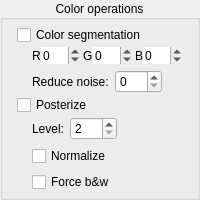
                   <widget class="QGroupBox" name="colorOperationsOptions">
                    <property name="styleSheet">
                     <string notr="true"/>
                    </property>
                    <property name="title">
                     <string>Color operations</string>
                    </property>
                    <property name="alignment">
                     <set>Qt::AlignCenter</set>
                    </property>
                    <layout class="QHBoxLayout" name="horizontalLayout_28">
                     <property name="leftMargin">
                      <number>0</number>
                     </property>
                     <property name="topMargin">
                      <number>0</number>
                     </property>
                     <property name="rightMargin">
                      <number>0</number>
                     </property>
                     <property name="bottomMargin">
                      <number>0</number>
                     </property>
                     <item>
                      <spacer name="horizontalSpacer_60">
                       <property name="orientation">
                        <enum>Qt::Horizontal</enum>
                       </property>
                       <property name="sizeHint" stdset="0">
                        <size>
                         <width>1</width>
                         <height>1</height>
                        </size>
                       </property>
                      </spacer>
                     </item>
                     <item>
                      <layout class="QVBoxLayout" name="verticalLayout_31">
                       <property name="spacing">
                        <number>2</number>
                       </property>
                       <property name="leftMargin">
                        <number>5</number>
                       </property>
                       <property name="topMargin">
                        <number>5</number>
                       </property>
                       <property name="rightMargin">
                        <number>5</number>
                       </property>
                       <property name="bottomMargin">
                        <number>5</number>
                       </property>
                       <item>
                        <widget class="QCheckBox" name="colorSegmentationCB">
                         <property name="toolTip">
                          <string>Split the image into color segments and colorize b&amp;w mask.</string>
                         </property>
                         <property name="statusTip">
                          <string/>
                         </property>
                         <property name="text">
                          <string>Color segmentation</string>
                         </property>
                        </widget>
                       </item>
                       <item>
                        <widget class="QWidget" name="segmenterOptionsWidget" native="true">
                         <layout class="QVBoxLayout" name="verticalLayout_32">
                          <property name="leftMargin">
                           <number>0</number>
                          </property>
                          <property name="topMargin">
                           <number>0</number>
                          </property>
                          <property name="rightMargin">
                           <number>0</number>
                          </property>
                          <property name="bottomMargin">
                           <number>0</number>
                          </property>
                          <item>
                           <layout class="QHBoxLayout" name="horizontalLayout_29">
                            <property name="spacing">
                             <number>0</number>
                            </property>
                            <item>
                             <spacer name="horizontalSpacer_61">
                              <property name="orientation">
                               <enum>Qt::Horizontal</enum>
                              </property>
                              <property name="sizeType">
                               <enum>QSizePolicy::Minimum</enum>
                              </property>
                              <property name="sizeHint" stdset="0">
                               <size>
                                <width>15</width>
                                <height>1</height>
                               </size>
                              </property>
                             </spacer>
                            </item>
                            <item>
                             <widget class="QLabel" name="rLabel">
                              <property name="text">
                               <string>R</string>
                              </property>
                              <property name="margin">
                               <number>1</number>
                              </property>
                              <property name="indent">
                               <number>0</number>
                              </property>
                             </widget>
                            </item>
                            <item>
                             <widget class="QSpinBox" name="redAdjustmentSB">
                              <property name="toolTip">
                               <string>Red component adjustment. A negative value means the segmenter will be more sensitive to red and vice versa for a positive one.</string>
                              </property>
                              <property name="frame">
                               <bool>false</bool>
                              </property>
                              <property name="alignment">
                               <set>Qt::AlignLeading|Qt::AlignLeft|Qt::AlignVCenter</set>
                              </property>
                              <property name="minimum">
                               <number>-99</number>
                              </property>
                              <property name="maximum">
                               <number>99</number>
                              </property>
                              <property name="value">
                               <number>0</number>
                              </property>
                             </widget>
                            </item>
                            <item>
                             <widget class="QLabel" name="gLabel">
                              <property name="text">
                               <string>G</string>
                              </property>
                              <property name="margin">
                               <number>1</number>
                              </property>
                              <property name="indent">
                               <number>3</number>
                              </property>
                             </widget>
                            </item>
                            <item>
                             <widget class="QSpinBox" name="greenAdjustmentSB">
                              <property name="toolTip">
                               <string>Green component adjustment. A negative value means the segmenter will be more sensitive to green and vice versa for a positive one.</string>
                              </property>
                              <property name="frame">
                               <bool>false</bool>
                              </property>
                              <property name="alignment">
                               <set>Qt::AlignLeading|Qt::AlignLeft|Qt::AlignVCenter</set>
                              </property>
                              <property name="minimum">
                               <number>-99</number>
                              </property>
                              <property name="maximum">
                               <number>99</number>
                              </property>
                              <property name="value">
                               <number>0</number>
                              </property>
                             </widget>
                            </item>
                            <item>
                             <widget class="QLabel" name="bLabel">
                              <property name="text">
                               <string>B</string>
                              </property>
                              <property name="margin">
                               <number>1</number>
                              </property>
                              <property name="indent">
                               <number>3</number>
                              </property>
                             </widget>
                            </item>
                            <item>
                             <widget class="QSpinBox" name="blueAdjustmentSB">
                              <property name="toolTip">
                               <string>Blue component adjustment. A negative value means the segmenter will be more sensitive to blue and vice versa for a positive one.</string>
                              </property>
                              <property name="frame">
                               <bool>false</bool>
                              </property>
                              <property name="alignment">
                               <set>Qt::AlignLeading|Qt::AlignLeft|Qt::AlignVCenter</set>
                              </property>
                              <property name="minimum">
                               <number>-99</number>
                              </property>
                              <property name="maximum">
                               <number>99</number>
                              </property>
                              <property name="value">
                               <number>0</number>
                              </property>
                             </widget>
                            </item>
                            <item>
                             <spacer name="horizontalSpacer_62">
                              <property name="orientation">
                               <enum>Qt::Horizontal</enum>
                              </property>
                              <property name="sizeHint" stdset="0">
                               <size>
                                <width>1</width>
                                <height>1</height>
                               </size>
                              </property>
                             </spacer>
                            </item>
                           </layout>
                          </item>
                          <item>
                           <layout class="QHBoxLayout" name="horizontalLayout_30">
                            <item>
                             <spacer name="horizontalSpacer_63">
                              <property name="orientation">
                               <enum>Qt::Horizontal</enum>
                              </property>
                              <property name="sizeType">
                               <enum>QSizePolicy::Minimum</enum>
                              </property>
                              <property name="sizeHint" stdset="0">
                               <size>
                                <width>15</width>
                                <height>1</height>
                               </size>
                              </property>
                             </spacer>
                            </item>
                            <item>
                             <widget class="QLabel" name="reduceNoiseLabel">
                              <property name="text">
                               <string>Reduce noise:</string>
                              </property>
                             </widget>
                            </item>
                            <item>
                             <widget class="QSpinBox" name="reduceNoiseSB">
                              <property name="toolTip">
                               <string/>
                              </property>
                              <property name="frame">
                               <bool>true</bool>
                              </property>
                              <property name="alignment">
                               <set>Qt::AlignLeading|Qt::AlignLeft|Qt::AlignVCenter</set>
                              </property>
                              <property name="minimum">
                               <number>0</number>
                              </property>
                              <property name="maximum">
                               <number>999</number>
                              </property>
                              <property name="value">
                               <number>0</number>
                              </property>
                             </widget>
                            </item>
                            <item>
                             <spacer name="horizontalSpacer_64">
                              <property name="orientation">
                               <enum>Qt::Horizontal</enum>
                              </property>
                              <property name="sizeHint" stdset="0">
                               <size>
                                <width>1</width>
                                <height>1</height>
                               </size>
                              </property>
                             </spacer>
                            </item>
                           </layout>
                          </item>
                         </layout>
                        </widget>
                       </item>
                       <item>
                        <widget class="QCheckBox" name="posterizeCB">
                         <property name="toolTip">
                          <string>Reduce the number of colors of the output image by grouping similar colors.</string>
                         </property>
                         <property name="statusTip">
                          <string/>
                         </property>
                         <property name="text">
                          <string>Posterize</string>
                         </property>
                        </widget>
                       </item>
                       <item>
                        <widget class="QWidget" name="posterizeOptionsWidget" native="true">
                         <layout class="QVBoxLayout" name="verticalLayout_34">
                          <property name="leftMargin">
                           <number>0</number>
                          </property>
                          <property name="topMargin">
                           <number>0</number>
                          </property>
                          <property name="rightMargin">
                           <number>0</number>
                          </property>
                          <property name="bottomMargin">
                           <number>0</number>
                          </property>
                          <item>
                           <layout class="QHBoxLayout" name="horizontalLayout_31">
                            <property name="topMargin">
                             <number>0</number>
                            </property>
                            <item>
                             <spacer name="horizontalSpacer_65">
                              <property name="orientation">
                               <enum>Qt::Horizontal</enum>
                              </property>
                              <property name="sizeType">
                               <enum>QSizePolicy::Minimum</enum>
                              </property>
                              <property name="sizeHint" stdset="0">
                               <size>
                                <width>15</width>
                                <height>1</height>
                               </size>
                              </property>
                             </spacer>
                            </item>
                            <item>
                             <widget class="QLabel" name="posterizeLevelLabel">
                              <property name="text">
                               <string>Level:</string>
                              </property>
                             </widget>
                            </item>
                            <item>
                             <widget class="QSpinBox" name="posterizeLevelSB">
                              <property name="toolTip">
                               <string>Lower value means lower count of colors in the output image, values between 2 and 6 inclusive guarantee an indexed image.</string>
                              </property>
                              <property name="frame">
                               <bool>true</bool>
                              </property>
                              <property name="alignment">
                               <set>Qt::AlignLeading|Qt::AlignLeft|Qt::AlignVCenter</set>
                              </property>
                              <property name="minimum">
                               <number>2</number>
                              </property>
                              <property name="maximum">
                               <number>255</number>
                              </property>
                             </widget>
                            </item>
                            <item>
                             <spacer name="horizontalSpacer_66">
                              <property name="orientation">
                               <enum>Qt::Horizontal</enum>
                              </property>
                              <property name="sizeHint" stdset="0">
                               <size>
                                <width>1</width>
                                <height>1</height>
                               </size>
                              </property>
                             </spacer>
                            </item>
                           </layout>
                          </item>
                          <item>
                           <layout class="QHBoxLayout" name="horizontalLayout_33">
                            <property name="topMargin">
                             <number>0</number>
                            </property>
                            <item>
                             <spacer name="horizontalSpacer_70">
                              <property name="orientation">
                               <enum>Qt::Horizontal</enum>
                              </property>
                              <property name="sizeType">
                               <enum>QSizePolicy::Minimum</enum>
                              </property>
                              <property name="sizeHint" stdset="0">
                               <size>
                                <width>15</width>
                                <height>1</height>
                               </size>
                              </property>
                             </spacer>
                            </item>
                            <item>
                             <widget class="QCheckBox" name="posterizeNormalizationCB">
                              <property name="toolTip">
                               <string/>
                              </property>
                              <property name="statusTip">
                               <string/>
                              </property>
                              <property name="text">
                               <string>Normalize</string>
                              </property>
                             </widget>
                            </item>
                            <item>
                             <spacer name="horizontalSpacer_71">
                              <property name="orientation">
                               <enum>Qt::Horizontal</enum>
                              </property>
                              <property name="sizeHint" stdset="0">
                               <size>
                                <width>1</width>
                                <height>1</height>
                               </size>
                              </property>
                             </spacer>
                            </item>
                           </layout>
                          </item>
                          <item>
                           <layout class="QHBoxLayout" name="horizontalLayout_32">
                            <property name="topMargin">
                             <number>0</number>
                            </property>
                            <item>
                             <spacer name="horizontalSpacer_67">
                              <property name="orientation">
                               <enum>Qt::Horizontal</enum>
                              </property>
                              <property name="sizeType">
                               <enum>QSizePolicy::Minimum</enum>
                              </property>
                              <property name="sizeHint" stdset="0">
                               <size>
                                <width>15</width>
                                <height>1</height>
                               </size>
                              </property>
                             </spacer>
                            </item>
                            <item>
                             <widget class="QCheckBox" name="posterizeForceBwCB">
                              <property name="toolTip">
                               <string>Make dark and light gray gradients black and white respectively.</string>
                              </property>
                              <property name="statusTip">
                               <string/>
                              </property>
                              <property name="text">
                               <string>Force b&amp;&amp;w</string>
                              </property>
                             </widget>
                            </item>
                            <item>
                             <spacer name="horizontalSpacer_68">
                              <property name="orientation">
                               <enum>Qt::Horizontal</enum>
                              </property>
                              <property name="sizeHint" stdset="0">
                               <size>
                                <width>1</width>
                                <height>1</height>
                               </size>
                              </property>
                             </spacer>
                            </item>
                           </layout>
                          </item>
                         </layout>
                        </widget>
                       </item>
                      </layout>
                     </item>
                     <item>
                      <spacer name="horizontalSpacer_69">
                       <property name="orientation">
                        <enum>Qt::Horizontal</enum>
                       </property>
                       <property name="sizeHint" stdset="0">
                        <size>
                         <width>1</width>
                         <height>1</height>
                        </size>
                       </property>
                      </spacer>
                     </item>
                    </layout>
                   </widget>
